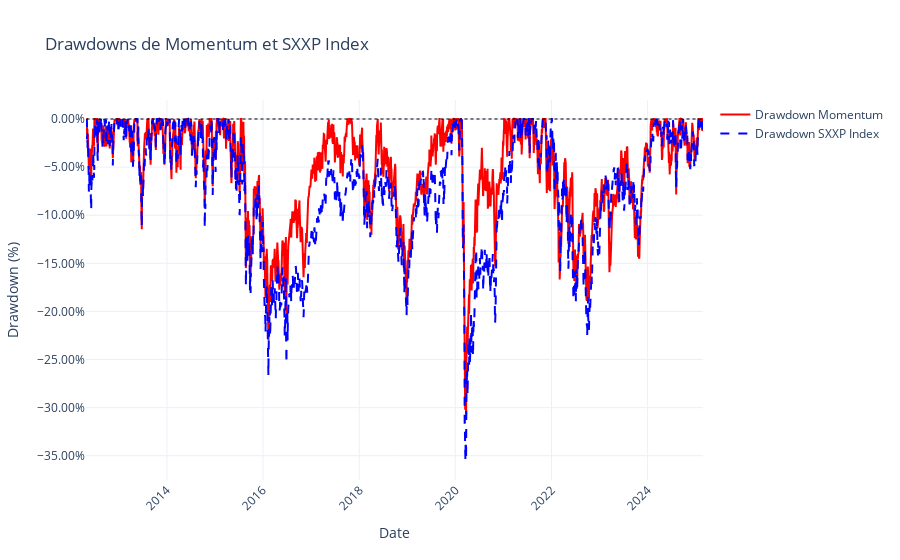

Notebook code cell kept with this figure:
### Code cell
def compute_drawdown(series):
    peak = series.cummax()  # Maximum atteint jusqu'à chaque point
    drawdown = (series - peak) / peak  # Drawdown en pourcentage
    return drawdown

df["Drawdown_Momentum"] = compute_drawdown(df["Momentum"])
df["Drawdown_SXXP"] = compute_drawdown(df["SXXP Index"])

# Création de la figure Plotly
fig = go.Figure()

# Ajout des courbes de drawdown
fig.add_trace(go.Scatter(x=df.index, y=df["Drawdown_Momentum"], 
                         mode='lines', name="Drawdown Momentum", 
                         line=dict(color='red')))
fig.add_trace(go.Scatter(x=df.index, y=df["Drawdown_SXXP"], 
                         mode='lines', name="Drawdown SXXP Index", 
                         line=dict(color='blue', dash="dash")))

# Personnalisation du graphique
fig.update_layout(title="Drawdowns de Momentum et SXXP Index",
                  xaxis_title="Date",
                  yaxis_title="Drawdown (%)",
                  template="plotly_white",
                  xaxis=dict(tickangle=-45),
                  yaxis=dict(tickformat=".2%"),  # Format en pourcentage
                  shapes=[dict(type="line", x0=df.index.min(), x1=df.index.max(), 
                               y0=0, y1=0, line=dict(color="black", width=1, dash="dot"))])  # Ligne à 0%

# Affichage
fig.show()

### Figure 1 — Plotly figure (JSON) as saved in the notebook; plotly's stock layout.template omitted (floating-point values rounded to 4 significant figures; data arrays with more than 128 entries replaced by an {"elided": "..."} marker saying what was removed)
{"data": [{"line": {"color": "red"}, "mode": "lines", "name": "Drawdown Momentum", "type": "scatter", "x": {"elided": "3291 str values"}, "y": {"elided": "3291 float values"}}, {"line": {"color": "blue", "dash": "dash"}, "mode": "lines", "name": "Drawdown SXXP Index", "type": "scatter", "x": {"elided": "3291 str values"}, "y": {"elided": "3291 float values"}}], "layout": {"shapes": [{"line": {"color": "black", "dash": "dot", "width": 1}, "type": "line", "x0": "2012-04-30T00:00:00", "x1": "2025-02-21T00:00:00", "y0": 0, "y1": 0}], "title": {"text": "Drawdowns de Momentum et SXXP Index"}, "xaxis": {"tickangle": -45, "title": {"text": "Date"}}, "yaxis": {"tickformat": ".2%", "title": {"text": "Drawdown (%)"}}}}
